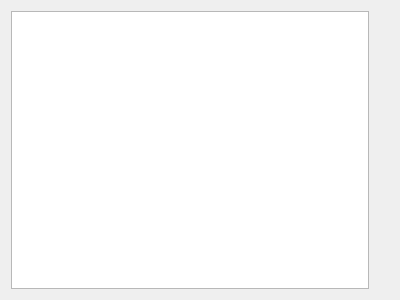
<?xml version="1.0" encoding="UTF-8"?>
<ui version="4.0">
 <class>MainMenu</class>
 <widget class="QDialog" name="MainMenu">
  <property name="geometry">
   <rect>
    <x>0</x>
    <y>0</y>
    <width>400</width>
    <height>300</height>
   </rect>
  </property>
  <property name="windowTitle">
   <string>Start Menu</string>
  </property>
  <layout class="QHBoxLayout" name="horizontalLayout">
   <item>
    <widget class="QTreeView" name="appTree">
     <property name="geometry">
      <rect>
       <x>0</x>
       <y>0</y>
       <width>285</width>
       <height>280</height>
      </rect>
     </property>
    </widget>
   </item>
   <item>
    <layout class="QVBoxLayout" name="verticalLayout">
     <item>
      <spacer name="verticalSpacer">
       <property name="orientation">
        <enum>Qt::Vertical</enum>
       </property>
       <property name="sizeHint" stdset="0">
        <size>
         <width>20</width>
         <height>40</height>
        </size>
       </property>
      </spacer>
     </item>
    </layout>
   </item>
  </layout>
 </widget>
 <resources/>
 <connections/>
</ui>
